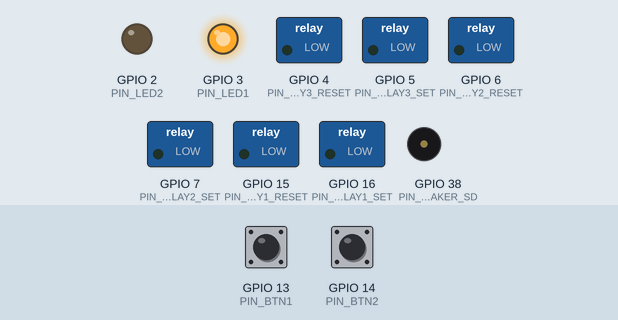
Simulated run of this program. Board: ESP32-S3. Parts: switched loads named in the program (green lamp = pin HIGH), output pins drawn as LEDs (lit = HIGH), buzzer (waves = sounding, pin HIGH). The test bench sets the inputs (shaded band); at power-on: GPIO 13 (PIN_BTN1) HIGH, GPIO 14 (PIN_BTN2) HIGH. WiFi joins after 1.5 s; servers stay silent unless stated; uploads are accepted with an empty reply; random numbers use the default seed unless the program sets one; what the program prints to the serial monitor is not drawn.

Above: at 3.7 s.
3.8 s: GPIO 13 (PIN_BTN1) pulled LOW for 0.15 s
At 5.1 s:
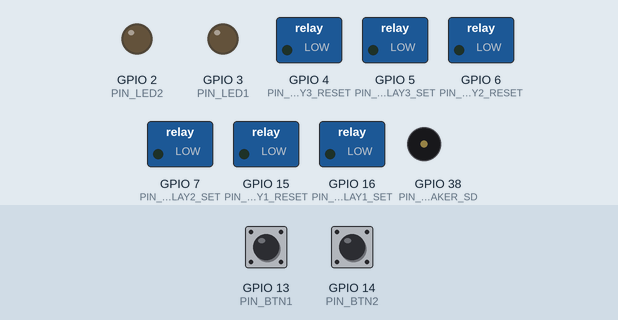
5.4 s: GPIO 14 (PIN_BTN2) pulled LOW for 0.15 s
At 6.7 s:
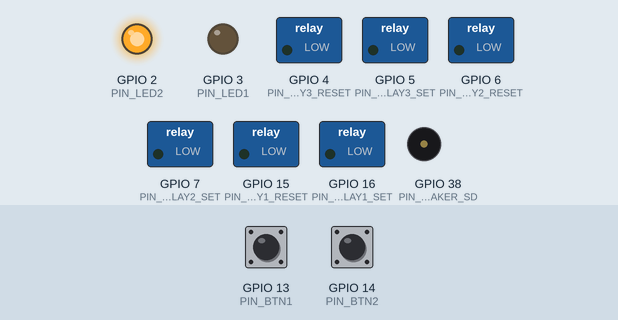
7.0 s: GPIO 14 (PIN_BTN2) pulled LOW for 1 s
At 7.8 s:
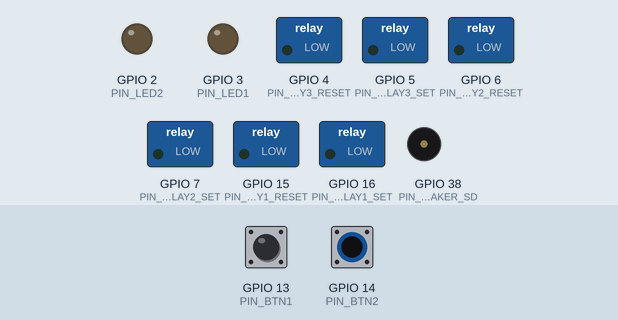
9.5 s: GPIO 13 (PIN_BTN1) pulled LOW for 1 s
At 11.1 s:
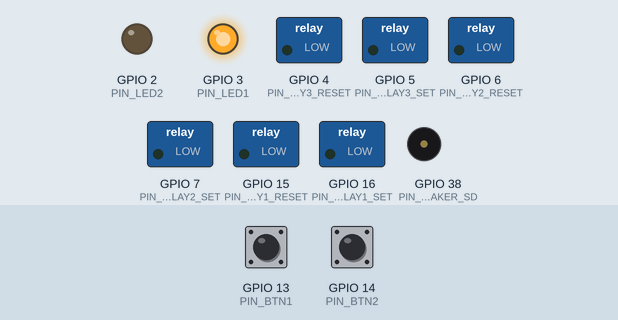
12.0 s: GPIO 14 (PIN_BTN2) pulled LOW for 0.15 s
At 12.7 s:
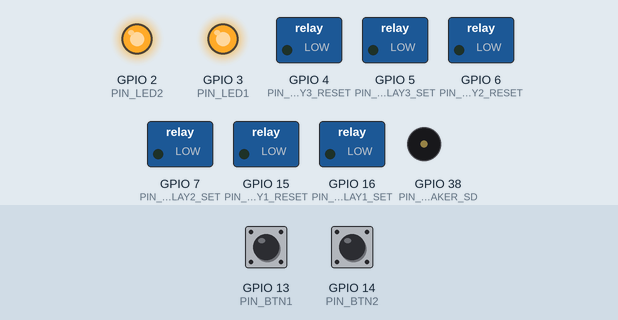
13.6 s: GPIO 13 (PIN_BTN1) pulled LOW for 0.15 s
At 14.1 s:
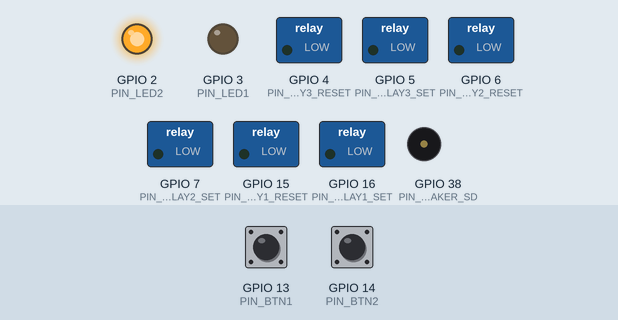
Timing chart, 0 to 16.2 s (numbered marks = the images above; inputs shaded):
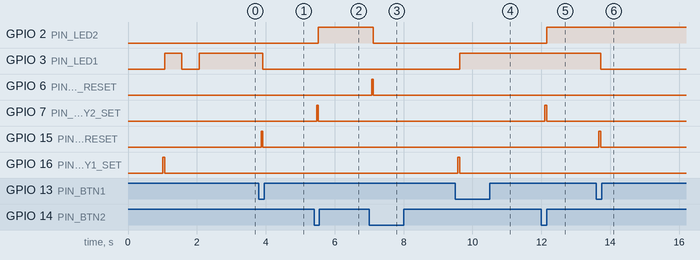

Measured:
- after the input at 3.8 s, GPIO 3 (PIN_LED1): HIGH → LOW after 0.12 s; GPIO 15 (PIN_RELAY1_RESET): LOW → HIGH after 0.07 s, → LOW 0.05 s later
- after the input at 5.4 s, GPIO 2 (PIN_LED2): LOW → HIGH after 0.13 s; GPIO 7 (PIN_RELAY2_SET): LOW → HIGH after 0.08 s, → LOW 0.05 s later
- after the input at 7.0 s, GPIO 2 (PIN_LED2): HIGH → LOW after 0.12 s; GPIO 6 (PIN_RELAY2_RESET): LOW → HIGH after 0.07 s, → LOW 0.05 s later
- after the input at 9.5 s, GPIO 3 (PIN_LED1): LOW → HIGH after 0.13 s; GPIO 16 (PIN_RELAY1_SET): LOW → HIGH after 0.08 s, → LOW 0.05 s later
- after the input at 12.0 s, GPIO 2 (PIN_LED2): LOW → HIGH after 0.15 s; GPIO 7 (PIN_RELAY2_SET): LOW → HIGH after 0.10 s, → LOW 0.05 s later
- after the input at 13.6 s, GPIO 3 (PIN_LED1): HIGH → LOW after 0.12 s; GPIO 15 (PIN_RELAY1_RESET): LOW → HIGH after 0.07 s, → LOW 0.05 s later

The program:

main.cpp
```cpp
#include <Arduino.h>
#include <WiFi.h>
#include <WiFiClientSecure.h>
#include <HTTPClient.h>
#include "config.h"

// Trạng thái Relay & Đo dòng
static bool relay1_state = false; // Kênh 1: Đèn trần
static bool relay2_state = false; // Kênh 2: Quạt trần

static float current_voltage = 220.0f;
static float ch1_power = 0.0f;
static float ch1_current = 0.0f;
static float ch1_energy_kwh = 0.012f;

static float ch2_power = 0.0f;
static float ch2_current = 0.0f;
static float ch2_energy_kwh = 0.025f;

static float total_power = 0.0f;
static float total_current = 0.0f;
static float total_energy_kwh = 0.037f;

// Bộ đếm thời gian
static unsigned long last_telemetry_time = 0;
static unsigned long last_sync_time = 0;
static unsigned long last_energy_calc_time = 0;

// Bộ lọc chống dội nút nhấn
static int last_btn1_val = HIGH;
static int last_btn2_val = HIGH;
static unsigned long last_btn1_debounce = 0;
static unsigned long last_btn2_debounce = 0;
const unsigned long DEBOUNCE_DELAY_MS = 50;

// Pulse latching relay dual-coil
void pulse_latching_relay(int set_pin, int reset_pin, bool turn_on) {
    if (turn_on) {
        digitalWrite(reset_pin, LOW);
        digitalWrite(set_pin, HIGH);
        delay(RELAY_PULSE_MS);
        digitalWrite(set_pin, LOW);
    } else {
        digitalWrite(set_pin, LOW);
        digitalWrite(reset_pin, HIGH);
        delay(RELAY_PULSE_MS);
        digitalWrite(reset_pin, LOW);
    }
}

void set_relay1(bool turn_on) {
    if (relay1_state != turn_on) {
        relay1_state = turn_on;
        pulse_latching_relay(PIN_RELAY1_SET, PIN_RELAY1_RESET, turn_on);
        digitalWrite(PIN_LED1, turn_on ? HIGH : LOW);
        Serial.printf("💡 [RELAY 1 - ĐÈN] Chuyển trạng thái => %s\n", turn_on ? "ON (BẬT)" : "OFF (TẮT)");
    }
}

void set_relay2(bool turn_on) {
    if (relay2_state != turn_on) {
        relay2_state = turn_on;
        pulse_latching_relay(PIN_RELAY2_SET, PIN_RELAY2_RESET, turn_on);
        digitalWrite(PIN_LED2, turn_on ? HIGH : LOW);
        Serial.printf("🌀 [RELAY 2 - QUẠT] Chuyển trạng thái => %s\n", turn_on ? "ON (BẬT)" : "OFF (TẮT)");
    }
}

void setup_hardware() {
    // Tắt amply loa (bảo vệ phần cứng)
    pinMode(PIN_SPEAKER_SD, OUTPUT);
    digitalWrite(PIN_SPEAKER_SD, LOW);

    // Cấu hình LED
    pinMode(PIN_LED1, OUTPUT);
    pinMode(PIN_LED2, OUTPUT);
    digitalWrite(PIN_LED1, LOW);
    digitalWrite(PIN_LED2, LOW);

    // Cấu hình Nút nhấn (Pull-up)
    pinMode(PIN_BTN1, INPUT_PULLUP);
    pinMode(PIN_BTN2, INPUT_PULLUP);

    // Cấu hình chân điều khiển Relay
    pinMode(PIN_RELAY1_SET, OUTPUT);
    pinMode(PIN_RELAY1_RESET, OUTPUT);
    pinMode(PIN_RELAY2_SET, OUTPUT);
    pinMode(PIN_RELAY2_RESET, OUTPUT);
    pinMode(PIN_RELAY3_SET, OUTPUT);
    pinMode(PIN_RELAY3_RESET, OUTPUT);

    digitalWrite(PIN_RELAY1_SET, LOW);
    digitalWrite(PIN_RELAY1_RESET, LOW);
    digitalWrite(PIN_RELAY2_SET, LOW);
    digitalWrite(PIN_RELAY2_RESET, LOW);
    digitalWrite(PIN_RELAY3_SET, LOW);
    digitalWrite(PIN_RELAY3_RESET, LOW);

    // Khởi tạo ban đầu: Bật thử Relay 1 để có dữ liệu tiêu thụ ngay khi khởi động
    set_relay1(true);
    set_relay2(false);
}

void connect_wifi() {
    if (WiFi.status() == WL_CONNECTED) return;

    Serial.printf("\n[WiFi] Đang kết nối tới mạng: %s ...\n", WIFI_SSID);
    WiFi.mode(WIFI_STA);
    WiFi.begin(WIFI_SSID, WIFI_PASS);

    int attempts = 0;
    while (WiFi.status() != WL_CONNECTED && attempts < 25) {
        delay(500);
        digitalWrite(PIN_LED1, !digitalRead(PIN_LED1));
        Serial.print(".");
        attempts++;
    }

    if (WiFi.status() == WL_CONNECTED) {
        Serial.printf("\n[WiFi] Kết nối thành công! IP: %s | RSSI: %d dBm\n",
                      WiFi.localIP().toString().c_str(), WiFi.RSSI());
        digitalWrite(PIN_LED1, relay1_state ? HIGH : LOW);
    } else {
        Serial.println("\n[WiFi] Kết nối thất bại. Sẽ tự động thử lại sau.");
    }
}

void check_buttons() {
    int r1 = digitalRead(PIN_BTN1);
    if (r1 != last_btn1_val) {
        last_btn1_debounce = millis();
    }
    if ((millis() - last_btn1_debounce) > DEBOUNCE_DELAY_MS) {
        static int btn1_state = HIGH;
        if (r1 != btn1_state) {
            btn1_state = r1;
            if (btn1_state == LOW) { // Nhấn nút 1
                set_relay1(!relay1_state);
            }
        }
    }
    last_btn1_val = r1;

    int r2 = digitalRead(PIN_BTN2);
    if (r2 != last_btn2_val) {
        last_btn2_debounce = millis();
    }
    if ((millis() - last_btn2_debounce) > DEBOUNCE_DELAY_MS) {
        static int btn2_state = HIGH;
        if (r2 != btn2_state) {
            btn2_state = r2;
            if (btn2_state == LOW) { // Nhấn nút 2
                set_relay2(!relay2_state);
            }
        }
    }
    last_btn2_val = r2;
}

void update_simulated_measurements() {
    unsigned long now = millis();
    float delta_hours = (now - last_energy_calc_time) / 3600000.0f;
    last_energy_calc_time = now;

    // Giả lập điện áp lưới: dao động nhẹ 219.5V - 222.5V
    float v_noise = ((random(0, 30) - 15) / 10.0f);
    current_voltage = 221.0f + v_noise;

    // Kênh 1: Đèn trần (khi bật: dao động 38W - 42W)
    if (relay1_state) {
        float p_noise = ((random(0, 40) - 20) / 10.0f);
        ch1_power = 40.0f + p_noise;
        ch1_current = ch1_power / current_voltage;
        ch1_energy_kwh += (ch1_power * delta_hours) / 1000.0f;
    } else {
        ch1_power = 0.0f;
        ch1_current = 0.0f;
    }

    // Kênh 2: Quạt trần (khi bật: dao động 57W - 63W)
    if (relay2_state) {
        float p_noise = ((random(0, 60) - 30) / 10.0f);
        ch2_power = 60.0f + p_noise;
        ch2_current = ch2_power / current_voltage;
        ch2_energy_kwh += (ch2_power * delta_hours) / 1000.0f;
    } else {
        ch2_power = 0.0f;
        ch2_current = 0.0f;
    }

    total_power = ch1_power + ch2_power;
    total_current = ch1_current + ch2_current;
    total_energy_kwh = ch1_energy_kwh + ch2_energy_kwh;
}

void send_telemetry_to_firebase() {
    if (WiFi.status() != WL_CONNECTED) return;

    WiFiClientSecure client;
    client.setInsecure(); // Bỏ qua xác thực chứng chỉ SSL để kết nối nhanh

    HTTPClient https;
    String url = String(FIREBASE_HOST) + String(FIREBASE_DEVICE_NODE) + ".json";

    if (!https.begin(client, url)) {
        Serial.println("❌ [Firebase] Không thể kết nối HTTPS");
        return;
    }

    https.addHeader("Content-Type", "application/json");

    // Xây dựng JSON Telemetry
    String json = "{";
    json += "\"device_id\":\"action_box_01\",";
    json += "\"name\":\"Action Box Phòng Khách\",";
    json += "\"online\":true,";
    json += "\"voltage\":" + String(current_voltage, 1) + ",";
    json += "\"total_current\":" + String(total_current, 2) + ",";
    json += "\"total_power\":" + String(total_power, 1) + ",";
    json += "\"total_energy_kwh\":" + String(total_energy_kwh, 4) + ",";
    json += "\"last_updated\":" + String(millis()) + ",";
    json += "\"channels\":{";

    // Kênh 1
    json += "\"ch1\":{";
    json += "\"id\":\"lr_light\",";
    json += "\"name\":\"Đèn trần\",";
    json += "\"state\":" + String(relay1_state ? "true" : "false") + ",";
    json += "\"voltage\":" + String(current_voltage, 1) + ",";
    json += "\"current\":" + String(ch1_current, 2) + ",";
    json += "\"power\":" + String(ch1_power, 1) + ",";
    json += "\"energy_kwh\":" + String(ch1_energy_kwh, 4);
    json += "},";

    // Kênh 2
    json += "\"ch2\":{";
    json += "\"id\":\"lr_fan\",";
    json += "\"name\":\"Quạt trần\",";
    json += "\"state\":" + String(relay2_state ? "true" : "false") + ",";
    json += "\"voltage\":" + String(current_voltage, 1) + ",";
    json += "\"current\":" + String(ch2_current, 2) + ",";
    json += "\"power\":" + String(ch2_power, 1) + ",";
    json += "\"energy_kwh\":" + String(ch2_energy_kwh, 4);
    json += "}";

    json += "}}";

    int httpCode = https.sendRequest("PATCH", json);

    if (httpCode == HTTP_CODE_OK || httpCode == 204) {
        Serial.printf("⚡ [Firebase] Gửi thành công! V=%.1fV | P_total=%.1fW (Đèn: %.1fW, Quạt: %.1fW) | E=%.4f kWh\n",
                      current_voltage, total_power, ch1_power, ch2_power, total_energy_kwh);
    } else {
        Serial.printf("⚠️ [Firebase] Gửi lỗi, HTTP Code: %d\n", httpCode);
    }

    https.end();
}

void sync_commands_from_firebase() {
    if (WiFi.status() != WL_CONNECTED) return;

    WiFiClientSecure client;
    client.setInsecure();

    HTTPClient https;
    String url = String(FIREBASE_HOST) + String(FIREBASE_DEVICE_NODE) + "/channels.json";

    if (!https.begin(client, url)) return;

    int httpCode = https.GET();
    if (httpCode == HTTP_CODE_OK) {
        String payload = https.getString();

        // Kiểm tra lệnh cho kênh 1 (Đèn)
        int ch1_idx = payload.indexOf("\"ch1\"");
        if (ch1_idx != -1) {
            int state_idx = payload.indexOf("\"state\":", ch1_idx);
            if (state_idx != -1) {
                bool state = payload.substring(state_idx + 8, state_idx + 12).indexOf("true") != -1;
                set_relay1(state);
            }
        }

        // Kiểm tra lệnh cho kênh 2 (Quạt)
        int ch2_idx = payload.indexOf("\"ch2\"");
        if (ch2_idx != -1) {
            int state_idx = payload.indexOf("\"state\":", ch2_idx);
            if (state_idx != -1) {
                bool state = payload.substring(state_idx + 8, state_idx + 12).indexOf("true") != -1;
                set_relay2(state);
            }
        }
    }
    https.end();
}

void setup() {
    Serial.begin(115200);
    delay(1000);

    Serial.println("\n========================================================");
    Serial.println("   ACTION BOX (ESP32-S3) — SIMULATED POWER METER FW    ");
    Serial.println("========================================================");

    setup_hardware();
    last_energy_calc_time = millis();

    connect_wifi();
}

void loop() {
    // 1. Tự động kết nối lại WiFi nếu mất mạng
    if (WiFi.status() != WL_CONNECTED) {
        static unsigned long last_reconnect = 0;
        if (millis() - last_reconnect > 5000) {
            last_reconnect = millis();
            connect_wifi();
        }
    }

    // 2. Kiểm tra thao tác nút nhấn cục bộ trên mạch Action Box
    check_buttons();

    // 3. Cập nhật giả lập thông số đo dòng & điện áp
    update_simulated_measurements();

    // 4. Định kỳ gửi Telemetry lên Firebase Realtime Database
    if (millis() - last_telemetry_time >= TELEMETRY_INTERVAL_MS) {
        last_telemetry_time = millis();
        send_telemetry_to_firebase();
    }

    // 5. Định kỳ đồng bộ lệnh điều khiển từ App qua Firebase (mỗi 1.5s)
    if (millis() - last_sync_time >= 1500) {
        last_sync_time = millis();
        sync_commands_from_firebase();
    }

    delay(20);
}
```

config.h
```cpp
#ifndef CONFIG_H
#define CONFIG_H

#include <Arduino.h>

// ==========================================
// THÔNG TIN WI-FI & FIREBASE REALTIME DATABASE
// ==========================================
#define WIFI_SSID             "XIAOMI"
#define WIFI_PASS             "1234567890"

#define FIREBASE_HOST         "https://home-companion-fed2e-default-rtdb.asia-southeast1.firebasedatabase.app"
#define FIREBASE_DEVICE_NODE  "/devices/action_box_01"

// Chu kỳ cập nhật dữ liệu lên Firebase (ms)
#define TELEMETRY_INTERVAL_MS 2000

// ==========================================
// CẤU HÌNH PHẦN CỨNG MẠCH ACTION BOX V2 (ESP32-S3)
// ==========================================
// Speaker Shutdown (Mute MAX98357)
#define PIN_SPEAKER_SD        38

// Đèn LED trạng thái
#define PIN_LED1              3
#define PIN_LED2              2

// Nút nhấn cục bộ (Pull-up nội, nhấn = LOW)
#define PIN_BTN1              13
#define PIN_BTN2              14

// Rơ-le chốt 2 cuộn (Dual-Coil Latching Relay HKE3-LT-S)
// Kích xung HIGH 50ms vào cuộn SET để đóng, cuộn RESET để ngắt
#define RELAY_PULSE_MS        50

#define PIN_RELAY1_SET        16
#define PIN_RELAY1_RESET      15

#define PIN_RELAY2_SET        7
#define PIN_RELAY2_RESET      6

#define PIN_RELAY3_SET        5
#define PIN_RELAY3_RESET      4

#endif // CONFIG_H
```
